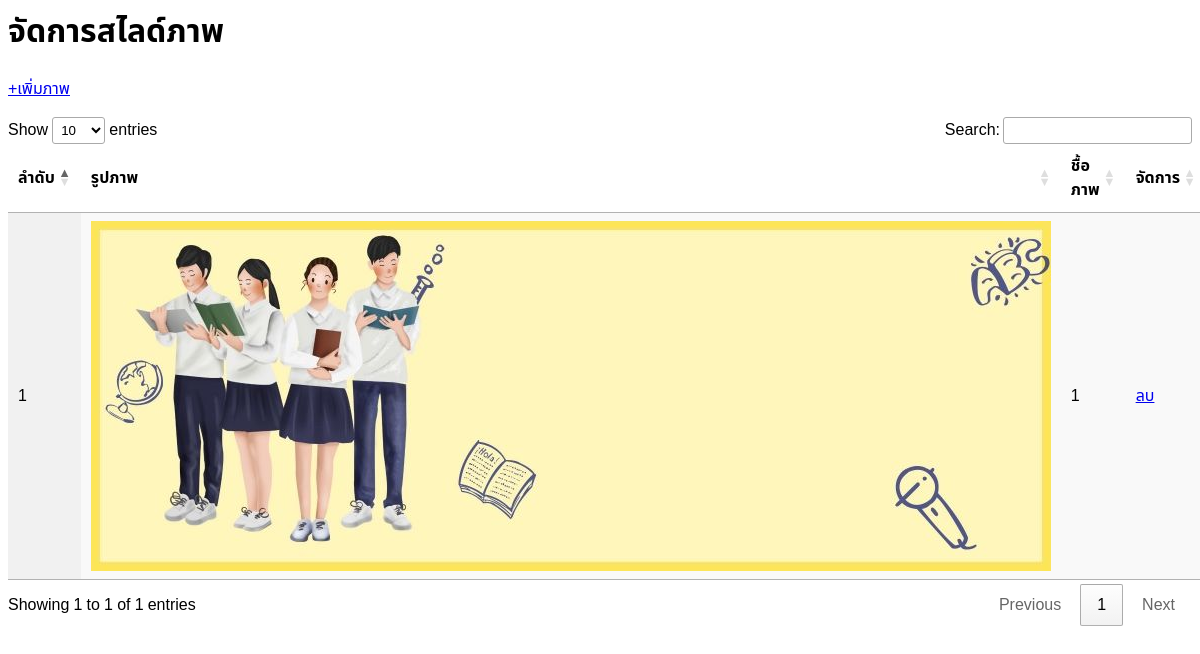
The app's page /admin/slide.php with its own data.
### tables this page shows
CREATE TABLE `slider` (
  `id_slide` int(11) NOT NULL,
  `name` varchar(100) NOT NULL,
  `img_slide` varchar(255) NOT NULL
);

### admin/slide.php (the view, shortened to what this page needs)
<link rel="stylesheet" type="text/css" href="https://cdn.datatables.net/1.11.3/css/jquery.dataTables.css">
<body>
<div class="container-fluid">
    <div class="col-md-12">
    <div class="header">
	<h1 class="page-header text-center">จัดการสไลด์ภาพ</h1>
	<div class="row">
		<div class="col-md-12">
			<a href="index_admin.php?p=in_slide" class="pull-right btn btn-primary"><span class="glyphicon glyphicon-plus"></span>+เพิ่มภาพ</a>
		</div>
            <div class="col-sm-12">
                <table id="ex" class="display table table-hover" align="center" width="100%">
                    <thead>
                        <tr class="table-primary">
                            <th width="10%">ลำดับ</th>
                            <th width="20%">รูปภาพ</th>
                            <th width="50%">ชื้อภาพ</th>
                            <th width="50%"><center>จัดการ</center></th>
                        </tr>
                    </thead>
							<?php
							$i=1;
                                            require_once("../config/server.php");
                                            $sql = "SELECT * FROM slider order by id_slide DESC";
                                            $query = mysqli_query($conn,$sql);
                            ?>
				<?php
                                        while($result=mysqli_fetch_array($query,MYSQLI_ASSOC))
                {?>
				<tr>
					<td><?php echo $i;?></td>
					<td><img src="upload/<?php echo $result['img_slide'];?>" class="d-block w-100" alt="..."></td>
					<td><?php echo $result["name"];?></td>
					<td>
					<a class="btn btn-danger btn-sm" href="index_admin.php?p=del_slide&del=<?php echo $result["id_slide"];?>" onclick="return confirm('คุณต้องการลบ <?php echo $result['name'];?> หรือไม่ ?')">
                    ลบ</a>
					</td>
				</tr>
				<?php
                $i++; }
                ?>
				</table>
            </div>
    </div>
</div>
</div>
</div>

### admin/slide.php (style rules this page uses)
body { min-height: 100vh; overflow-x: hidden; font-family: 'Noto Sans Thai', sans-serif; }

### records on screen
slider: img_slide (picture), name "1"
